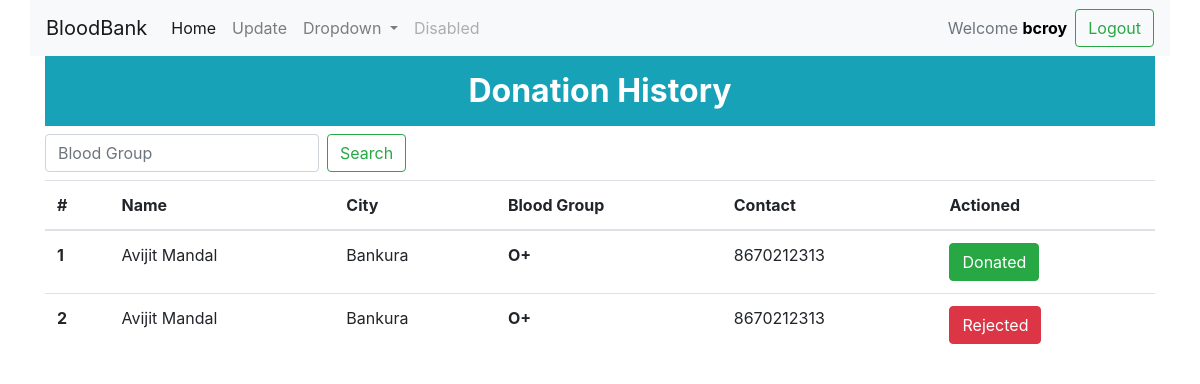
/hospital/history/ (signed in), run on an earlier commit of the app's database.
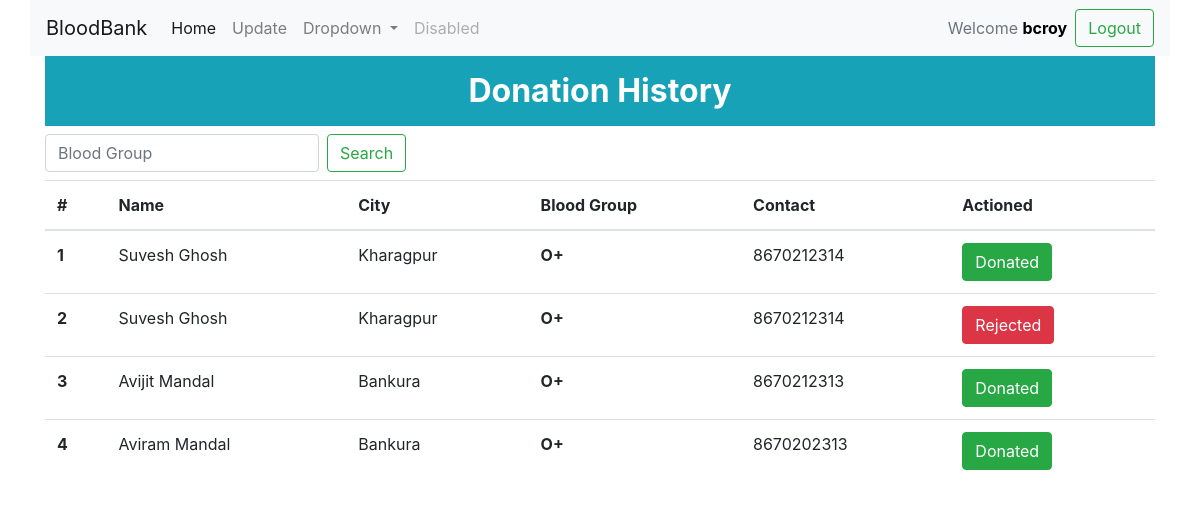
And on a later commit of the database.
### users/models.py (models this page shows, shortened)
class CustomUser(AbstractUser):
    is_donor = models.BooleanField(default=False)
    is_hospital = models.BooleanField(default=False)

class Donor(models.Model):
    user = models.OneToOneField(CustomUser, on_delete=models.CASCADE)
    contact = models.IntegerField(default=0000000000)
    age = models.IntegerField(default=0)
    blood_group = models.CharField(max_length=4)
    city = models.CharField(max_length=20)
    state = models.CharField(max_length=22)
    pin_code = models.IntegerField(default=000000)
    available = models.BooleanField(default=True)

### users/views.py (the view, shortened to what this page needs)
# urls.py: path('hospital/history/', views.view_history, name='view_history'),
def view_history(request):
    user = request.user
    if user.is_authenticated:
        if user.is_hospital:
            if request.method == "POST":
                blood_group = request.POST["blood_group"]
                print(blood_group=="O+")
                donorss = Donor.objects.all()
                for d in donorss:
                    print(d.blood_group==blood_group)
                rs=Request.objects.all()
                for r in rs:
                    print(r.blood_group)
                blood_request_raw = Request.objects.filter(hospital_id=user.id, blood_group=blood_group)
                print(blood_request_raw)
            else:
                blood_request_raw = Request.objects.filter(hospital_id=user.id)
            blood_request = []
            for req in blood_request_raw:
                if req.status == 4 or req.status == 5:
                    user_donor = CustomUser.objects.get(id=req.donor_id)
                    a = (user_donor, req)
                    blood_request.append(a)
            if blood_request:
                context = {
                    'blood_request': blood_request,
                    'title': "VowForRed -Repository",
                }
            return render(request, 'users/history.html', context)
    return redirect('users:home')

### users/templates/users/history.html (shortened to what this page needs)
{% extends 'users/base.html' %}
{% block content %}
    <div class="" style="width: 100% ; text-align: center">
        <h2><div class="p-3 mb-2 bg-info text-white"><strong>Donation History</strong></div></h2>
    </div>
    {% if user.is_hospital %}
        <form class="form-inline mt-2" method="POST" action="{% url 'users:view_history' %}" >
            <input class="form-control mr-sm-2" type="search" placeholder="Blood Group" aria-label="Search" name="blood_group" required>
            <button class="btn btn-outline-success my-3 my-sm-0" type="submit">Search</button>
        </form>
    {% endif %}
    {% if user.is_hospital %}
        {% if blood_request %}
            <table class="table table-hover mt-2" >
                <thead>
                <tr>
                    <th scope="col">#</th>
                    <th scope="col">Name</th>
                    <th scope="col">City</th>
                    <th scope="col">Blood Group</th>
                    <th scope="col">Contact</th>
                    <th scope="col">Actioned</th>
                </tr>
                </thead>
                <tbody>
                {% for request in blood_request %}
                    <tr>
                        <th scope="row">{{ forloop.counter }}</th>
                        <td>{{ request.0.first_name }} {{ request.0.last_name }}</td>
                        <td>{{ request.0.donor.city }}</td>
                        <td><strong>{{ request.0.donor.blood_group }}</strong></td>
                        <td>{{ request.0.donor.contact }}</td>
                        <td>
                            {% if request.1.status == 4 %}
                                <a href="#">
                                    <span class="d-inline-block" tabindex="0" data-toggle="tooltip" title="Details">
                                        <button type="button" class="btn btn-success" data-toggle="modal" data-target="#exampleModal_history_accept{{ forloop.counter }}">
                                            Donated
                                        </button>
                                    </span>
                                </a>
                            {% elif request.1.status == 5 %}
                                <a href="#">
                                    <span class="d-inline-block" tabindex="0" data-toggle="tooltip" title="Details">
                                        <button type="button" class="btn btn-danger" data-toggle="modal" data-target="#exampleModal_history_reject{{ forloop.counter }}">
                                            Rejected
                                        </button>
                                    </span>
                                </a>
                            {% endif %}
                        </td>
                    </tr>
                {% endfor%}
                </tbody>
            </table>
        {% endif %}
    {% endif %}
{% endblock %}

What changed in the data, as far as the page shows it:
no longer on one of the page's lists (row edited): CustomUser: first_name "Avijit", last_name "Mandal", id.city "Bankura", blood_group "O+", contact "8670212313"
added CustomUser: first_name "Suvesh", last_name "Ghosh", id.city "Kharagpur", blood_group "O+", contact "8670212314"
added CustomUser: first_name "Aviram", last_name "Mandal", id.city "Bankura", blood_group "O+", contact "8670202313"
